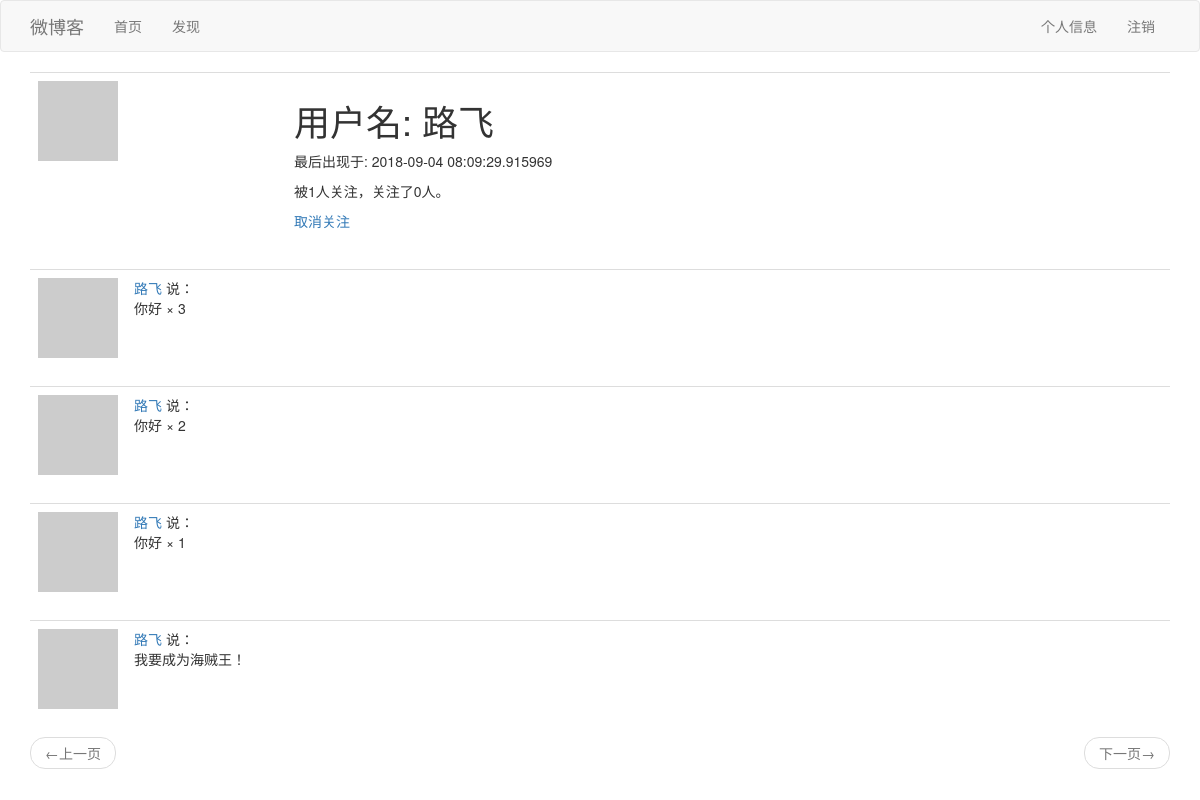
Screenshot of /user/路飞 (signed in) with the database file from the repository.
### app/models.py (models this page shows, shortened)
class User(UserMixin, db.Model):
    id = db.Column(db.Integer, primary_key=True)
    username = db.Column(db.String(64), index=True, unique=True)
    email = db.Column(db.String(120), index=True, unique=True)
    password_hash = db.Column(db.String(128))
    posts = db.relationship('Post', backref='author', lazy='dynamic')
    about_me = db.Column(db.String(140))
    last_seen = db.Column(db.DateTime, default=datetime.utcnow)
    followed = db.relationship(
        'User', secondary=followers,
        primaryjoin=(followers.c.follower_id == id),
        secondaryjoin=(followers.c.followed_id == id),
        backref=db.backref('followers', lazy='dynamic'),
        lazy='dynamic')
    def avatar(self, size):
        digest = md5(self.email.lower().encode('utf-8')).hexdigest()
        return 'https://www.gravatar.com/avatar/{}?d=robohash&s={}'.format(
            digest, size)
    def is_following(self, user):
        return self.followed.filter(
            followers.c.followed_id == user.id).count() > 0

class Post(db.Model):
    id = db.Column(db.Integer, primary_key=True)
    body = db.Column(db.String(140))
    timestamp = db.Column(db.DateTime, index=True, default=datetime.utcnow)
    user_id = db.Column(db.Integer, db.ForeignKey('user.id'))

### app/routes.py (the view)
@app.route('/user/<username>')
@login_required
def user(username):
    user = User.query.filter_by(username=username).first_or_404()
    page = request.args.get('page', 1, type=int)
    posts = user.posts.order_by(Post.timestamp.desc()).paginate(
        page, app.config['POSTS_PER_PAGE'], False)
    next_url = url_for('index', page=posts.next_num) if posts.has_next else None
    prev_url = url_for('index', page=posts.prev_num) if posts.has_prev else None
    return render_template('user.html', user=user, posts=posts.items,
                           next_url=next_url, prev_url=prev_url)

### app/models.py (called while the page is built)
@login.user_loader
def load_user(id):
    return User.query.get(int(id))

### app/routes.py (called while the page is built)
@app.before_request
def before_request():
    if current_user.is_authenticated:
        current_user.last_seen = datetime.utcnow()
        db.session.commit()

### app/templates/user.html (shortened to what this page needs)
{% extends 'base.html' %}
{% block app_content %}
    <table class="table table-hover">
        <tr>
            <td width="256px"><img src="{{ user.avatar(256) }}"></td>
            <td>
                <h1>用户名: {{ user.username }}</h1>
                {% if user.last_seen %}
                    <p>最后出现于: {{ user.last_seen }}</p>
                {% endif %}
                <p>被{{ user.followers.count() }}人关注，关注了{{ user.followed.count() }}人。</p>
                {% if user == current_user %}
                    <p><a href="{{ url_for('edit_profile') }}">编辑个人信息</a></p>
                {% elif not current_user.is_following(user) %}
                    <p><a href="{{ url_for('follow', username=user.username) }}">关注</a></p>
                {% else %}
                    <p><a href="{{ url_for('unfollow', username=user.username) }}">取消关注</a></p>
                {% endif %}
            </td>
        </tr>
    </table>
    {% for post in posts %}
        {% include "_post.html" %}
    {% endfor %}
    <nav aria-label="...">
        <ul class="pager">
            <li class="previous{% if not prev_url %} disabled{% endif %}">
                <a href="{{ prev_url or '#' }}">
                    <span aria-hidden="true">&larr;</span>上一页
                </a>
            </li>
            <li class="next{% if not next_url %} disabled{% endif %}">
                <a href="{{ next_url or '#' }}">
                    下一页<span aria-hidden="true">&rarr;</span>
                </a>
            </li>
        </ul>
    </nav>
{% endblock %}

### app/templates/_post.html (shortened to what this page needs)
<table class="table table-hover">
    <tr>
        <td width="70px">
            <a href="{{ url_for('user', username=post.author.username) }}">
                <img src="{{ post.author.avatar(36) }}">
            </a>
        </td>
        <td>
            <a href="{{ url_for('user', username=post.author.username) }}">
                {{ post.author.username }}
            </a>
            说：<br/>
            {{ post.body }}
        </td>
</table>

### rows the page displays
User: username "路飞", last_seen "2018-09-04 08:09:29.915969"
Post: author.username "路飞", body "你好 × 3"
Post: author.username "路飞", body "你好 × 2"
Post: author.username "路飞", body "你好 × 1"
Post: author.username "路飞", body "我要成为海贼王！"

### other values shown
{{ user.followers.count() }} "1"
{{ user.followed.count() }} "0"
